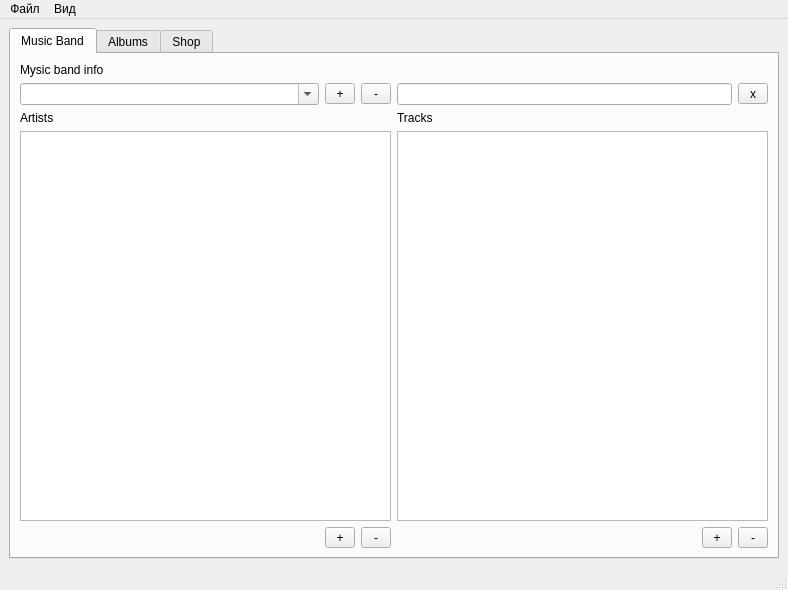
<?xml version="1.0" encoding="UTF-8"?>
<ui version="4.0">
 <class>MainWindow</class>
 <widget class="QMainWindow" name="MainWindow">
  <property name="geometry">
   <rect>
    <x>0</x>
    <y>0</y>
    <width>788</width>
    <height>590</height>
   </rect>
  </property>
  <property name="windowTitle">
   <string>MainWindow</string>
  </property>
  <widget class="QWidget" name="centralwidget">
   <layout class="QGridLayout" name="gridLayout_9">
    <item row="0" column="0">
     <widget class="QTabWidget" name="tabWidget">
      <property name="currentIndex">
       <number>0</number>
      </property>
      <widget class="QWidget" name="tab1">
       <attribute name="title">
        <string>Music Band</string>
       </attribute>
       <layout class="QVBoxLayout" name="verticalLayout_2">
        <item>
         <layout class="QGridLayout" name="gridLayout" columnstretch="0,0,0,0,0,0">
          <item row="8" column="5">
           <widget class="QToolButton" name="tbDelSingl">
            <property name="minimumSize">
             <size>
              <width>30</width>
              <height>0</height>
             </size>
            </property>
            <property name="text">
             <string>-</string>
            </property>
           </widget>
          </item>
          <item row="6" column="0" colspan="3">
           <widget class="QTableView" name="tvArtist"/>
          </item>
          <item row="4" column="0">
           <widget class="QLabel" name="label_3">
            <property name="text">
             <string>Artists</string>
            </property>
           </widget>
          </item>
          <item row="2" column="0">
           <widget class="QComboBox" name="cbBandName">
            <property name="editable">
             <bool>true</bool>
            </property>
           </widget>
          </item>
          <item row="2" column="1">
           <widget class="QToolButton" name="tbAddBand">
            <property name="sizePolicy">
             <sizepolicy hsizetype="Fixed" vsizetype="Fixed">
              <horstretch>0</horstretch>
              <verstretch>0</verstretch>
             </sizepolicy>
            </property>
            <property name="minimumSize">
             <size>
              <width>30</width>
              <height>0</height>
             </size>
            </property>
            <property name="text">
             <string>+</string>
            </property>
           </widget>
          </item>
          <item row="8" column="1">
           <widget class="QToolButton" name="tbAddArtist">
            <property name="minimumSize">
             <size>
              <width>30</width>
              <height>0</height>
             </size>
            </property>
            <property name="text">
             <string>+</string>
            </property>
           </widget>
          </item>
          <item row="8" column="2">
           <widget class="QToolButton" name="tbDelArtist">
            <property name="minimumSize">
             <size>
              <width>30</width>
              <height>0</height>
             </size>
            </property>
            <property name="text">
             <string>-</string>
            </property>
           </widget>
          </item>
          <item row="2" column="2">
           <widget class="QToolButton" name="tbDelBand">
            <property name="minimumSize">
             <size>
              <width>30</width>
              <height>0</height>
             </size>
            </property>
            <property name="text">
             <string>-</string>
            </property>
           </widget>
          </item>
          <item row="8" column="4">
           <widget class="QToolButton" name="tbAddSingl">
            <property name="minimumSize">
             <size>
              <width>30</width>
              <height>0</height>
             </size>
            </property>
            <property name="text">
             <string>+</string>
            </property>
           </widget>
          </item>
          <item row="6" column="3" colspan="3">
           <widget class="QTableView" name="tvSingles"/>
          </item>
          <item row="2" column="3" colspan="2">
           <widget class="QLineEdit" name="leFilter"/>
          </item>
          <item row="2" column="5">
           <widget class="QToolButton" name="tbClearFilterTrack">
            <property name="minimumSize">
             <size>
              <width>30</width>
              <height>0</height>
             </size>
            </property>
            <property name="text">
             <string>x</string>
            </property>
           </widget>
          </item>
          <item row="1" column="0">
           <widget class="QLabel" name="lbBandInfo">
            <property name="text">
             <string>Mysic band info</string>
            </property>
           </widget>
          </item>
          <item row="4" column="3">
           <widget class="QLabel" name="label_2">
            <property name="text">
             <string>Tracks</string>
            </property>
           </widget>
          </item>
         </layout>
        </item>
       </layout>
      </widget>
      <widget class="QWidget" name="tab2">
       <attribute name="title">
        <string>Albums</string>
       </attribute>
       <layout class="QVBoxLayout" name="verticalLayout">
        <property name="leftMargin">
         <number>0</number>
        </property>
        <property name="topMargin">
         <number>0</number>
        </property>
        <property name="rightMargin">
         <number>0</number>
        </property>
        <property name="bottomMargin">
         <number>0</number>
        </property>
        <item>
         <widget class="QWidget" name="widget" native="true">
          <layout class="QHBoxLayout" name="horizontalLayout">
           <item>
            <widget class="QSplitter" name="splitter">
             <property name="orientation">
              <enum>Qt::Horizontal</enum>
             </property>
             <property name="opaqueResize">
              <bool>true</bool>
             </property>
             <property name="childrenCollapsible">
              <bool>true</bool>
             </property>
             <widget class="QWidget" name="gridLayoutWidget">
              <layout class="QGridLayout" name="gridLayoutLeft">
               <property name="rightMargin">
                <number>3</number>
               </property>
               <item row="8" column="2">
                <widget class="QToolButton" name="tbRemRelease">
                 <property name="minimumSize">
                  <size>
                   <width>30</width>
                   <height>0</height>
                  </size>
                 </property>
                 <property name="text">
                  <string>-</string>
                 </property>
                </widget>
               </item>
               <item row="6" column="0" colspan="3">
                <widget class="QTableView" name="tvDateRelease"/>
               </item>
               <item row="1" column="0" colspan="3">
                <widget class="QComboBox" name="cBoxCompany"/>
               </item>
               <item row="8" column="1">
                <widget class="QToolButton" name="tbAddRelease">
                 <property name="minimumSize">
                  <size>
                   <width>30</width>
                   <height>0</height>
                  </size>
                 </property>
                 <property name="text">
                  <string>+</string>
                 </property>
                </widget>
               </item>
               <item row="8" column="5">
                <widget class="QToolButton" name="tbSaveAlbum">
                 <property name="minimumSize">
                  <size>
                   <width>30</width>
                   <height>0</height>
                  </size>
                 </property>
                 <property name="text">
                  <string>v</string>
                 </property>
                </widget>
               </item>
               <item row="0" column="0">
                <widget class="QLabel" name="lbCompany">
                 <property name="text">
                  <string>Company</string>
                 </property>
                </widget>
               </item>
               <item row="0" column="3">
                <widget class="QLabel" name="label_10">
                 <property name="text">
                  <string>Album</string>
                 </property>
                </widget>
               </item>
               <item row="2" column="0">
                <widget class="QLabel" name="label_8">
                 <property name="text">
                  <string>Seller:</string>
                 </property>
                </widget>
               </item>
               <item row="4" column="0">
                <widget class="QLabel" name="label_9">
                 <property name="text">
                  <string>Date release:</string>
                 </property>
                </widget>
               </item>
               <item row="8" column="4">
                <widget class="QToolButton" name="tbBreakAlbum">
                 <property name="minimumSize">
                  <size>
                   <width>30</width>
                   <height>0</height>
                  </size>
                 </property>
                 <property name="text">
                  <string>x</string>
                 </property>
                </widget>
               </item>
               <item row="3" column="0" colspan="3">
                <widget class="QLineEdit" name="leSeller">
                 <property name="dragEnabled">
                  <bool>false</bool>
                 </property>
                 <property name="readOnly">
                  <bool>true</bool>
                 </property>
                </widget>
               </item>
               <item row="2" column="3">
                <widget class="QLabel" name="label_11">
                 <property name="text">
                  <string>Album tracks</string>
                 </property>
                </widget>
               </item>
               <item row="3" column="3" rowspan="4" colspan="3">
                <widget class="QTableView" name="tvTracks"/>
               </item>
               <item row="1" column="3" colspan="3">
                <widget class="QComboBox" name="cBoxAlbum"/>
               </item>
              </layout>
             </widget>
             <widget class="QWidget" name="gridLayoutWidget_2">
              <layout class="QGridLayout" name="gridLayoutRight" rowstretch="0,0,0,0,0,0,0,0,1">
               <property name="leftMargin">
                <number>3</number>
               </property>
               <item row="4" column="0">
                <widget class="QToolButton" name="tbAddTrack">
                 <property name="minimumSize">
                  <size>
                   <width>30</width>
                   <height>0</height>
                  </size>
                 </property>
                 <property name="text">
                  <string>&lt;</string>
                 </property>
                </widget>
               </item>
               <item row="4" column="1" rowspan="5" colspan="2">
                <widget class="QTableView" name="tvAllTracks"/>
               </item>
               <item row="2" column="2">
                <widget class="QToolButton" name="tbClearFilter2">
                 <property name="minimumSize">
                  <size>
                   <width>30</width>
                   <height>0</height>
                  </size>
                 </property>
                 <property name="text">
                  <string>x</string>
                 </property>
                </widget>
               </item>
               <item row="5" column="0">
                <widget class="QToolButton" name="tbRemTrack">
                 <property name="minimumSize">
                  <size>
                   <width>30</width>
                   <height>0</height>
                  </size>
                 </property>
                 <property name="text">
                  <string>&gt;</string>
                 </property>
                </widget>
               </item>
               <item row="6" column="0">
                <widget class="QToolButton" name="tbRemCurrentTrack">
                 <property name="minimumSize">
                  <size>
                   <width>30</width>
                   <height>0</height>
                  </size>
                 </property>
                 <property name="text">
                  <string>x</string>
                 </property>
                </widget>
               </item>
               <item row="2" column="1">
                <widget class="QLineEdit" name="leFilterTab2"/>
               </item>
               <item row="0" column="1">
                <widget class="QLabel" name="label_4">
                 <property name="text">
                  <string/>
                 </property>
                </widget>
               </item>
               <item row="3" column="1">
                <widget class="QLabel" name="label">
                 <property name="text">
                  <string>All tracks</string>
                 </property>
                </widget>
               </item>
              </layout>
             </widget>
            </widget>
           </item>
          </layout>
         </widget>
        </item>
       </layout>
      </widget>
      <widget class="QWidget" name="tab3">
       <attribute name="title">
        <string>Shop</string>
       </attribute>
       <layout class="QGridLayout" name="gridLayout_3">
        <item row="0" column="0">
         <widget class="QGroupBox" name="groupBox">
          <property name="title">
           <string>Склад</string>
          </property>
          <layout class="QGridLayout" name="gridLayout_4">
           <item row="1" column="2">
            <widget class="QToolButton" name="tbDel2store">
             <property name="minimumSize">
              <size>
               <width>25</width>
               <height>0</height>
              </size>
             </property>
             <property name="text">
              <string>-</string>
             </property>
            </widget>
           </item>
           <item row="1" column="1">
            <widget class="QToolButton" name="tbAdd2store">
             <property name="minimumSize">
              <size>
               <width>25</width>
               <height>0</height>
              </size>
             </property>
             <property name="text">
              <string>+</string>
             </property>
            </widget>
           </item>
           <item row="0" column="0" colspan="3">
            <widget class="QTableView" name="tvStore"/>
           </item>
           <item row="1" column="0">
            <spacer name="horizontalSpacer">
             <property name="orientation">
              <enum>Qt::Horizontal</enum>
             </property>
             <property name="sizeHint" stdset="0">
              <size>
               <width>40</width>
               <height>20</height>
              </size>
             </property>
            </spacer>
           </item>
          </layout>
         </widget>
        </item>
        <item row="3" column="0">
         <widget class="QGroupBox" name="groupBox_3">
          <property name="mouseTracking">
           <bool>false</bool>
          </property>
          <property name="tabletTracking">
           <bool>false</bool>
          </property>
          <property name="acceptDrops">
           <bool>false</bool>
          </property>
          <property name="autoFillBackground">
           <bool>false</bool>
          </property>
          <property name="title">
           <string>Отчет</string>
          </property>
          <property name="flat">
           <bool>false</bool>
          </property>
          <property name="checkable">
           <bool>false</bool>
          </property>
          <layout class="QGridLayout" name="gridLayout_6" columnstretch="1,1,4">
           <item row="2" column="0">
            <widget class="QPushButton" name="pbReport2">
             <property name="text">
              <string>Лидеры продаж ($)</string>
             </property>
            </widget>
           </item>
           <item row="1" column="0">
            <widget class="QPushButton" name="pbReport1">
             <property name="text">
              <string>Лидеры продаж (шт)</string>
             </property>
            </widget>
           </item>
           <item row="0" column="0">
            <widget class="QLineEdit" name="leYear"/>
           </item>
           <item row="0" column="1" rowspan="3" colspan="2">
            <widget class="QPlainTextEdit" name="plainTeReport"/>
           </item>
          </layout>
         </widget>
        </item>
        <item row="2" column="0">
         <widget class="QGroupBox" name="groupBox_2">
          <property name="title">
           <string>Продажа</string>
          </property>
          <layout class="QGridLayout" name="gridLayout_5">
           <item row="1" column="1">
            <widget class="QPushButton" name="pbApply">
             <property name="text">
              <string>Оформить</string>
             </property>
            </widget>
           </item>
           <item row="1" column="0">
            <spacer name="horizontalSpacer_2">
             <property name="orientation">
              <enum>Qt::Horizontal</enum>
             </property>
             <property name="sizeHint" stdset="0">
              <size>
               <width>40</width>
               <height>20</height>
              </size>
             </property>
            </spacer>
           </item>
           <item row="0" column="0" colspan="2">
            <widget class="QTableView" name="tvSell"/>
           </item>
          </layout>
         </widget>
        </item>
       </layout>
      </widget>
     </widget>
    </item>
   </layout>
  </widget>
  <widget class="QMenuBar" name="menubar">
   <property name="geometry">
    <rect>
     <x>0</x>
     <y>0</y>
     <width>788</width>
     <height>30</height>
    </rect>
   </property>
   <widget class="QMenu" name="menu">
    <property name="title">
     <string>Файл</string>
    </property>
   </widget>
   <widget class="QMenu" name="menu_2">
    <property name="title">
     <string>Вид</string>
    </property>
   </widget>
   <addaction name="menu"/>
   <addaction name="menu_2"/>
  </widget>
  <widget class="QStatusBar" name="statusbar"/>
 </widget>
 <resources/>
 <connections/>
</ui>
